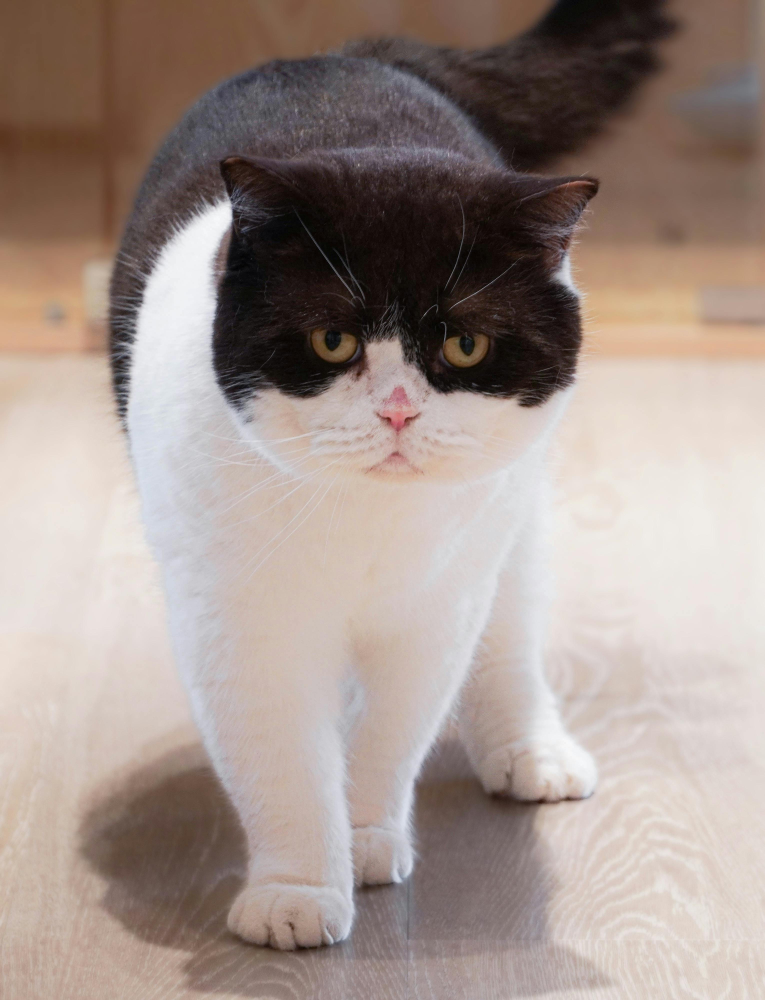
#> input picture class-7-computer-vision/cat1.jpg, 3058 x 4000 px (shown at 1/4 size)
$ jupyter execute 01_class_7_computer_vision_basics.ipynb   (shell and % lines are left out)
#> lines starting #> are read from the running program, lines starting #| are printed output that depends on the picture
# Class 7 Notebook – Computer Vision (CV) Basics

This notebook introduces **Computer Vision (CV)** using images and neural networks.

Computer vision enables machines to "see"—interpreting images and video for tasks like:
- **Image classification** – What is in this image? (e.g., cat, dog, airplane)
- **Object detection** – Where are objects in the image?
- **Image segmentation** – Which pixels belong to which object?

**Objective**: Set up the environment and prepare for hands-on image processing and classification.

**Key ideas**:
- Images are represented as arrays of pixels (height × width × channels)
- Convolutional Neural Networks (CNNs) learn spatial features from images
- Transfer learning reuses pre-trained models for faster training

Run the first code cell to confirm your environment works.

## What is Computer Vision?

**Computer Vision** is a field of Computer Science that enables machines to intelligently analyze visual data. The technology mimics the human brain by using pattern recognition on massive amounts of visual data.

**Key real-world applications** include self-driving cars, facial recognition, and various healthcare uses. Computer Vision is currently used in retail for automatic checkout and for traffic rule enforcement.

**Challenges** include the complexity of human vision and technical hurdles like poor data quality.

## Run in the browser (no local setup)

[](https://colab.research.google.com/github/adzuci/ai-fundamentals/blob/class-6-computer-vision/class-7-computer-vision/01_class_7_computer_vision_basics.ipynb)

> Tip: This notebook assumes you're comfortable with basic Python, NumPy, and neural network concepts from Class 5-6.

## STEP 1: Environment check and imports

Verify that NumPy and Matplotlib are available. For full CV demos (CNNs), you'll need TensorFlow or PyTorch—see comments in later cells.

[cell 1]
# Install OpenCV (Colab has it; this ensures it works locally too)
# tensorflow_datasets: uncomment for cats_vs_dogs dataset
# %pip install -q tensorflow tensorflow-datasets

[cell 2]
# Environment sanity check + imports
import platform

print("Python:", platform.python_version())
print("OS:", platform.system(), platform.release())

import numpy as np  # arrays for image data
import cv2  # OpenCV for image I/O and processing
import matplotlib.pyplot as plt  # plotting and image display

try:
    from google.colab.patches import cv2_imshow
except ModuleNotFoundError:
    def cv2_imshow(img):
        """Local fallback: display BGR image with matplotlib."""
        if len(img.shape) == 3 and img.shape[2] == 3:
            img = cv2.cvtColor(img, cv2.COLOR_BGR2RGB)
        plt.imshow(img)
        plt.axis("off")
        plt.show()

print("NumPy:", np.__version__)
print("OpenCV:", cv2.__version__)
print("Environment ready for computer vision basics!")

## Placeholder: Image loading and CNN classification

Future cells will cover:
- Loading images (e.g., Pillow, keras preprocessing)
- Displaying images with matplotlib
- Building or using a simple CNN for image classification
- Transfer learning with a pre-trained model

## STEP 2: Load an image

Use `cv2.imread()` to read `cat1.jpg`. **Locally**: use the file from `class-7-computer-vision/` or the repo root. **Colab**: it is downloaded from GitHub if not present. The result is a NumPy array (height × width × channels in BGR order).

## Load the cats vs dogs dataset (optional)

Use `tensorflow_datasets` to load the **cats_vs_dogs** dataset—a labeled set of cat and dog images. *Commented out*: we use `cat1.jpg` from this folder instead for a simpler demo.

[cell 3]
# import tensorflow_datasets as tfds
# dataset, info = tfds.load("cats_vs_dogs", split="train[:8]", with_info=True)

[cell 4]
# Ensure cat1.jpg is available: use local file if present, else download from GitHub
from pathlib import Path

CAT_URL = "https://github.com/adzuci/ai-fundamentals/raw/main/class-7-computer-vision/cat1.jpg"
LOCAL_PATHS = [Path("cat1.jpg"), Path("class-7-computer-vision/cat1.jpg")]

for p in LOCAL_PATHS:
    if p.exists():
        break
else:
    try:
        import urllib.request
        urllib.request.urlretrieve(CAT_URL, "cat1.jpg")
    except Exception as e:
        print(f"Download failed: {e}")

[cell 5]
# Load cat1.jpg: local paths first, then downloaded file, else synthetic fallback
from pathlib import Path

myimage = None
for p in [Path("cat1.jpg"), Path("class-7-computer-vision/cat1.jpg")]:
    if p.exists():
        myimage = cv2.imread(str(p))
#> myimage is the input picture: shape (4000, 3058, 3); mean B, G, R 140.1, 146.8, 161.7
        if myimage is not None:
            break

if myimage is None:
    import numpy as np
    myimage = np.uint8(np.clip(np.random.rand(64, 64, 3) * 200 + 50, 0, 255))
    print("Note: cat1.jpg not found; using synthetic image.")

## Resize the image

Use `cv2.resize()` to change the image dimensions. Resizing reduces the number of pixels (and memory) and is common before feeding images into models.

[cell 6]
# Resize to 200×200 pixels
resized_image = cv2.resize(myimage, (200, 200))
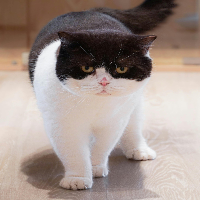
#> resized_image: shape (200, 200, 3); mean B, G, R 140.1, 146.8, 161.7

# Display original and resized side by side
fig, axes = plt.subplots(1, 2, figsize=(10, 4))
axes[0].imshow(cv2.cvtColor(myimage, cv2.COLOR_BGR2RGB))
axes[0].set_title("Original Image")
axes[0].axis("off")
axes[1].imshow(cv2.cvtColor(resized_image, cv2.COLOR_BGR2RGB))
axes[1].set_title("Resized (200×200)")
axes[1].axis("off")
plt.tight_layout()
plt.show()
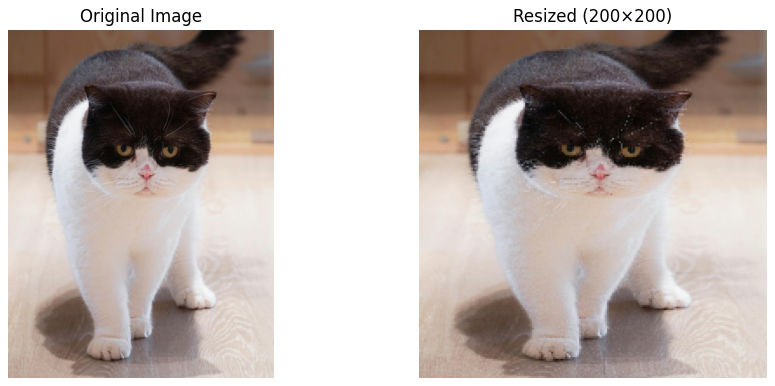
#> figure drawn by matplotlib, 2 panels

## Flip the image

Use `cv2.flip()` to flip an image horizontally (1), vertically (0), or both (-1). Flipping is useful for data augmentation and mirroring.

[cell 7]
# Flip the image horizontally (1 = horizontal, 0 = vertical, -1 = both)
flipped_image = cv2.flip(myimage, 1)
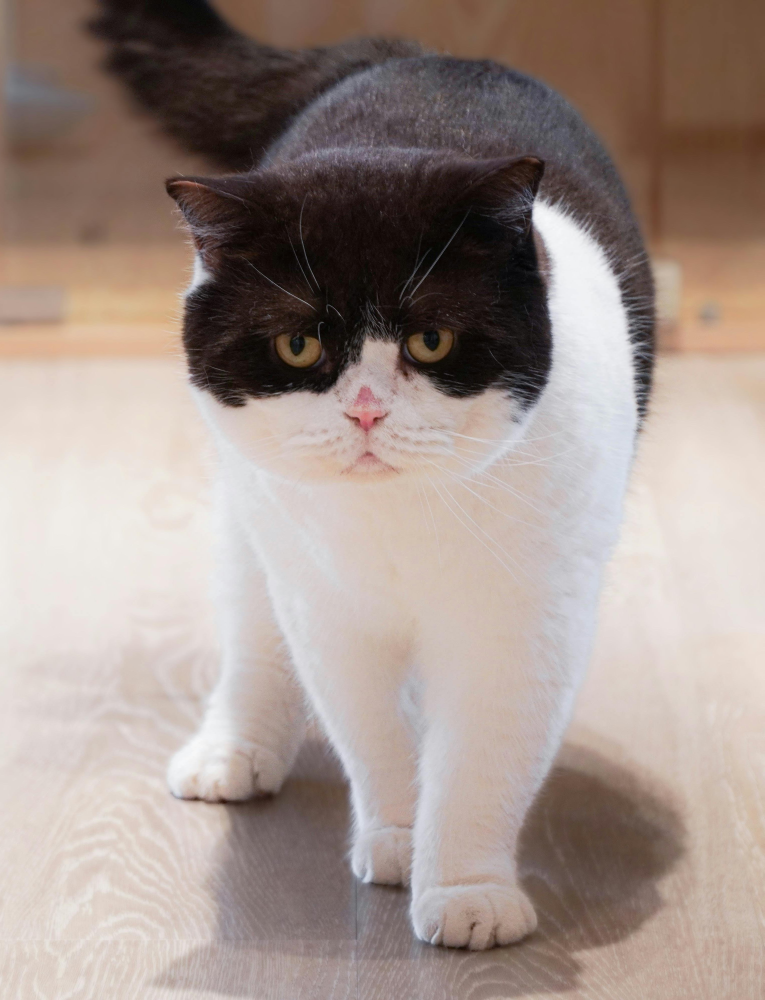
#> flipped_image: shape (4000, 3058, 3) (shown at 1/4 size); mean B, G, R 140.1, 146.8, 161.7

# Display original and flipped side by side
fig, axes = plt.subplots(1, 2, figsize=(10, 4))
axes[0].imshow(cv2.cvtColor(myimage, cv2.COLOR_BGR2RGB))
axes[0].set_title("Original Image")
axes[0].axis("off")
axes[1].imshow(cv2.cvtColor(flipped_image, cv2.COLOR_BGR2RGB))
axes[1].set_title("Flipped (horizontal)")
axes[1].axis("off")
plt.tight_layout()
plt.show()
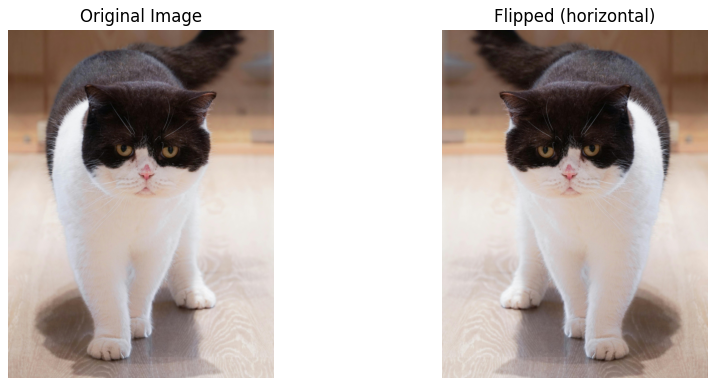
#> figure drawn by matplotlib, 2 panels

## Convert to grayscale and display

Convert the image to grayscale with `cv2.cvtColor()` and display both the original and grayscale versions.

> **Note:** `cv2.imshow()` opens GUI windows and works when run locally. In Colab (no display), use `plt.imshow()` instead—see the next cell for a Colab-friendly alternative.

[cell 8]
# Convert into grayscale (cv2_imshow from env cell works in Colab and locally)
greyscale = cv2.cvtColor(myimage, cv2.COLOR_BGR2GRAY)
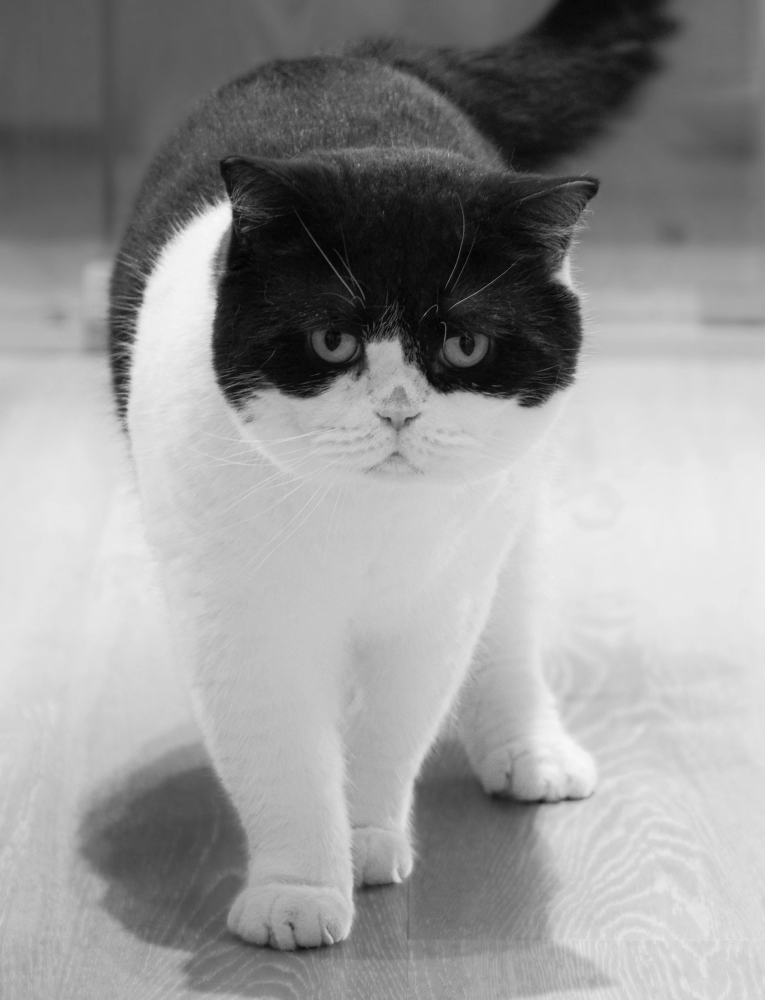
#> greyscale: shape (4000, 3058) (shown at 1/4 size); min 0, max 248, mean 150.5

cv2_imshow(myimage)
cv2_imshow(greyscale)

[cell 9]
# Colab-friendly display: use matplotlib instead of cv2.imshow (no GUI in browser)
fig, axes = plt.subplots(1, 2, figsize=(10, 4))
axes[0].imshow(cv2.cvtColor(myimage, cv2.COLOR_BGR2RGB))
axes[0].set_title("Original Image")
axes[0].axis("off")
axes[1].imshow(greyscale, cmap="gray")
axes[1].set_title("Grayscale")
axes[1].axis("off")
plt.tight_layout()
plt.show()
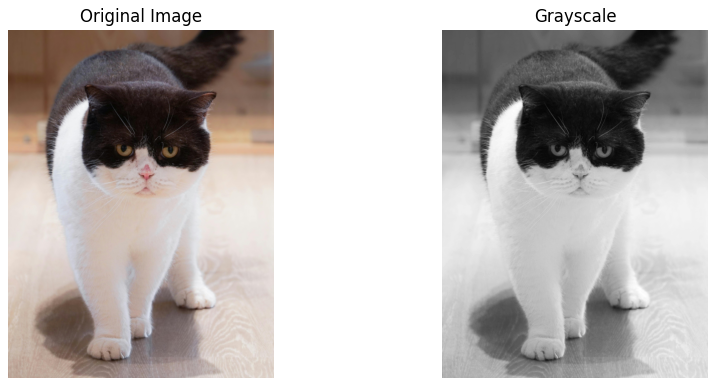
#> figure drawn by matplotlib, 2 panels

# Size on disk: save both as PNG and report file sizes
import tempfile
import os

_, cpath = tempfile.mkstemp(suffix=".png")
_, gpath = tempfile.mkstemp(suffix=".png")
cv2.imwrite(cpath, myimage)
cv2.imwrite(gpath, greyscale)
color_size = os.path.getsize(cpath)
gray_size = os.path.getsize(gpath)
os.unlink(cpath)
os.unlink(gpath)

print(f"Color (on disk, PNG): {color_size:,} bytes")
print(f"Grayscale (on disk, PNG): {gray_size:,} bytes")

$ run again, with class-7-computer-vision/dog1.jpg copied over class-7-computer-vision/cat1.jpg
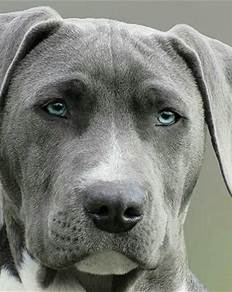
#> input picture class-7-computer-vision/dog1.jpg, 232 x 292 px
#> myimage is the input picture: shape (292, 232, 3); mean B, G, R 121.7, 128.5, 126.3
#> `flipped_image = cv2.flip(myimage, 1)`:
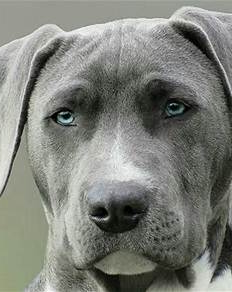
#> flipped_image: shape (292, 232, 3); mean B, G, R 121.7, 128.5, 126.3
#> `plt.show()`:
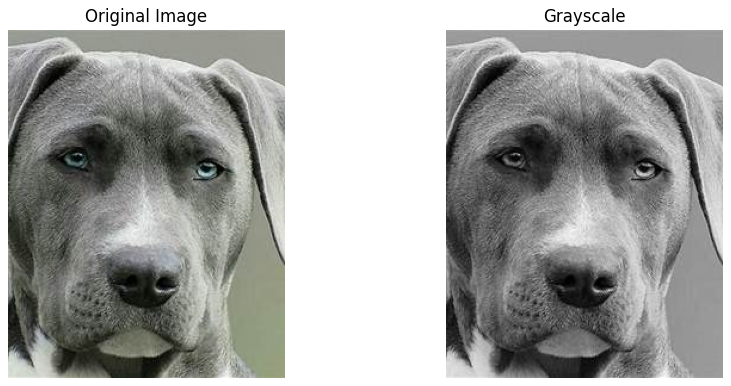
#> figure drawn by matplotlib, 2 panels
